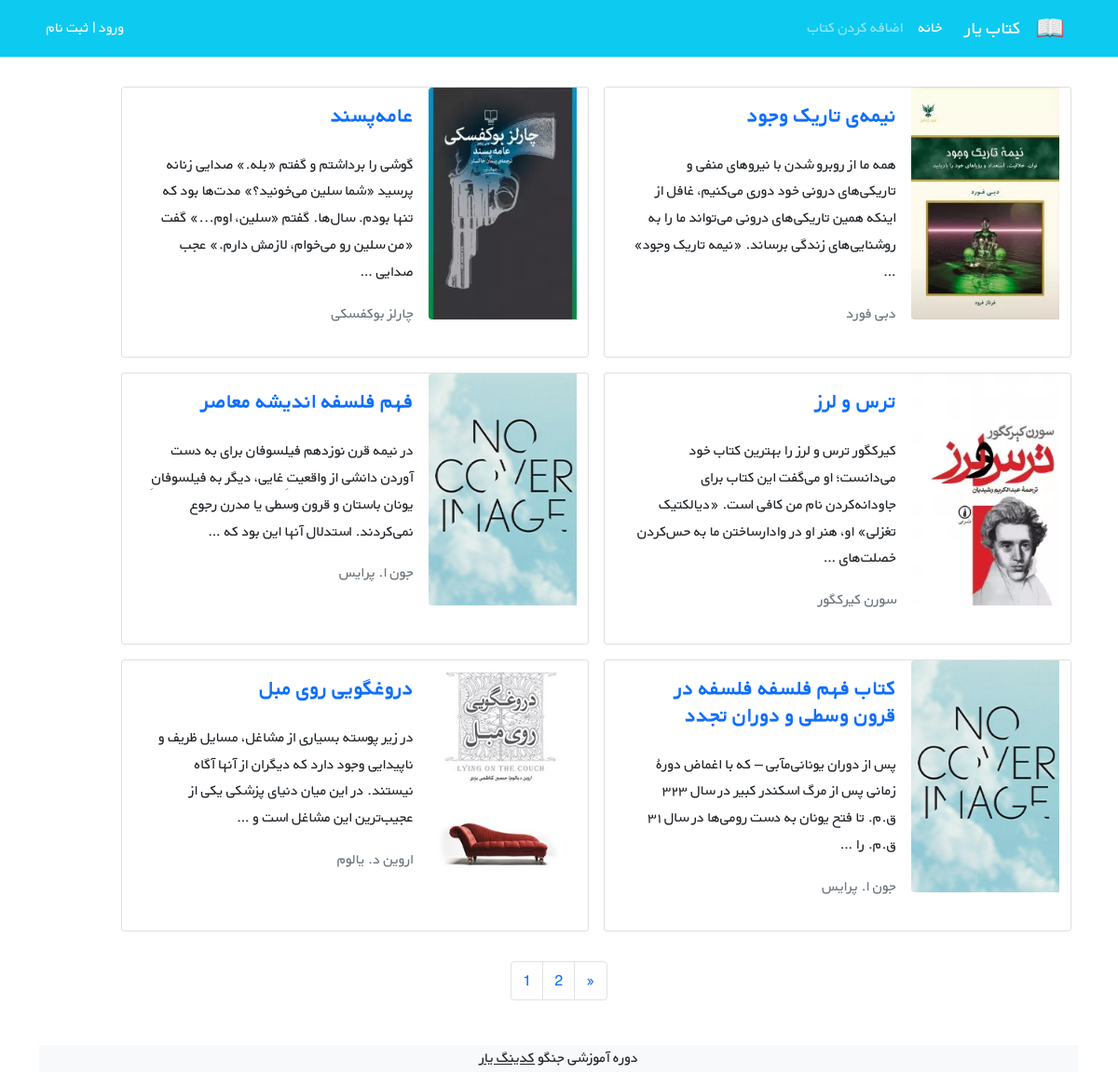
The page /books/ on the database its author committed.
### books/models.py (models this page shows, shortened)
class Book(models.Model):
    title = models.CharField(max_length=200)
    author = models.CharField(max_length=200)
    content = models.TextField()
    price = models.DecimalField(max_digits=5, decimal_places=2)
    cover = models.ImageField(upload_to='covers/', blank=True)
    def get_absolute_url(self):
        return reverse('book_detail', args=[self.id])

### books/views.py (the view)
# urls.py: path('', views.BookListView.as_view(), name='book_list'),
class BookListView(generic.ListView):
    model = Book
    paginate_by = 6
    template_name = 'books/book_list.html'
    context_object_name = 'books'

### books/templates/books/book_list.html (shortened to what this page needs)
{% extends '_base.html' %}
{% block content %}
    <div class="container mt-4">
        <div class="row flex-row-reverse ">
            {% for book in books %}
                <div class="card m-2" style="max-width: 45%">
                    <div class="row g-0 h-100" dir="rtl">
                        <div class="col-md-4">
                            {% if book.cover %}
                                <img src="{{ book.cover.url }}" class="img-fluid rounded-start" alt="...">
                            {% else %}
                                <img src="/media/covers/no_cover.jpeg" class="img-fluid rounded-start" alt="...">
                            {% endif %}
                        </div>
                        <div class="col-md-8 h-100">
                            <div class="d-flex flex-column justify-content-between h-100">
                                <div class="card-body">
                                    <a class="text-decoration-none" href="{{ book.get_absolute_url }}"><h4
                                            class="card-title "><strong>{{ book.title }}</strong></h4></a>
                                    <p class="card-text pt-3">{{ book.content|truncatewords:30 }}</p>
                                    <p class="text-muted">{{ book.author }}</p>
                                </div>
                            </div>
                        </div>
                    </div>
                </div>
            {% endfor %}
        </div>
    </div>
    <nav aria-label="Page navigation example " class="justify-content-center">
        <ul class="pagination justify-content-center mt-4">
            <li class="page-item"><a class="page-link" href="?page=1">1</a></li>
            <li class="page-item"><a class="page-link" href="?page=2">2</a></li>
            {% if page_obj.has_next %}
                <li class="page-item">
                    <a class="page-link" href="?page={{ page_obj.next_page_number }}" aria-label="Next">
                        <span aria-hidden="true">&raquo;</span>
                    </a>
                </li>
            {% endif %}
        </ul>
    </nav>
    <footer class="bg-light text-center text-lg-start mt-5">
        <div class="text-center bg-grey">
            <p>دوره آموزشی جنگو <a class="text-dark" href="https://codingyar.com/" target="_blank">کدینگ یار</a></p>
        </div>
    </footer>
{% endblock %}

### static/css/style.css (style rules this page uses)
* { font-family: 'BYekan', sans-serif; line-height: 1.8rem; }

### rows shown on the page
Book: cover (picture), title "نیمه‌ی تاریک وجود", content "همه ما از روبرو شدن با نیروهای منفی و تاریکی‌های درونی خود دوری می‌کنیم، غافل از اینکه همین تاریکی‌های درونی می‌تواند ما را به روشنایی‌های زندگی برساند. «نیمه تاریک وجود» …", author "دبی فورد"
Book: cover (picture), title "عامه‌پسند", content "گوشی را برداشتم و گفتم «بله.» صدایی زنانه پرسید «شما سلین می‌خونید؟» مدت‌ها بود که تنها بودم. سال‌ها. گفتم «سلین، اوم...» گفت «من سلین رو می‌خوام، لازمش دارم.» عجب صدایی …", author "چارلز بوکفسکی"
Book: cover (picture), title "ترس و لرز", content "کیرکگور ترس و لرز را بهترین کتاب خود می‌دانست؛ او می‌گفت این کتاب برای جاودانه‌کردن نام من کافی است. «دیالکتیک تغزلی» او، هنر او در وادارساختن ما به حس‌کردن خصلت‌های …", author "سورن كيركگور"
Book: title "فهم فلسفه اندیشه معاصر", content "در نیمه قرن نوزدهم فیلسوفان برای به دست آوردن دانشی از واقعیتِ غایی، دیگر به فیلسوفانِ یونان باستان و قرون وسطی یا مدرن رجوع نمی‌کردند. استدلال آنها این بود که …", author "جون‌ ا. پرایس"
Book: title "کتاب فهم فلسفه فلسفه در قرون وسطی و دوران تجدد", content "پس از دوران یونانی‌مآبی – که با اغماض دورۀ زمانی پس از مرگ اسکندر کبیر در سال ۳۲۳ ق.م. تا فتح یونان به دست رومی‌ها در سال ۳۱ ق.م. را …", author "جون‌ ا. پرایس"
Book: cover (picture), title "دروغگویی روی مبل", content "در زیر پوسته بسیاری از مشاغل، مسایل ظریف و ناپیدایی وجود دارد که دیگران از آنها آگاه نیستند. در این میان دنیای پزشکی یکی از عجیب‌ترین این مشاغل است و …", author "اروین د. یالوم"
